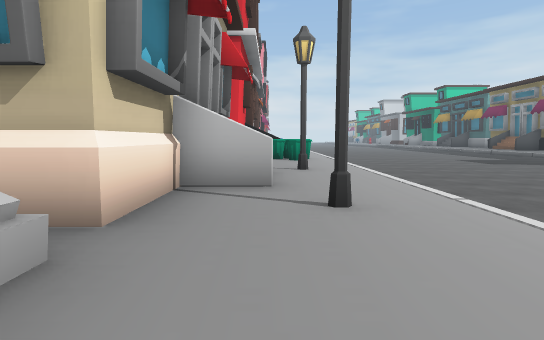
view 1 (above)

24 first-person views from a walk through a Unity game level. The camera is 1.4 m above the floor, tilts 6° down and sees 85° across. The floor is counted in squares, 2 m on a side. Each view is taken from the middle of a square. On the plan, view 1 faces up. The plan holds only what a view shows up to about 10 squares ahead; the rest is blank. The place goes on beyond the plan. Some animated figures are left out. Some surface patterns are stand-ins.

view 2
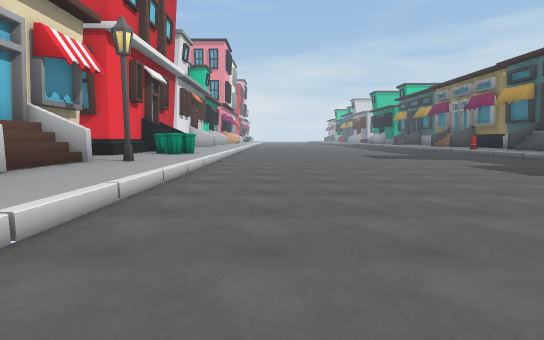

view 3
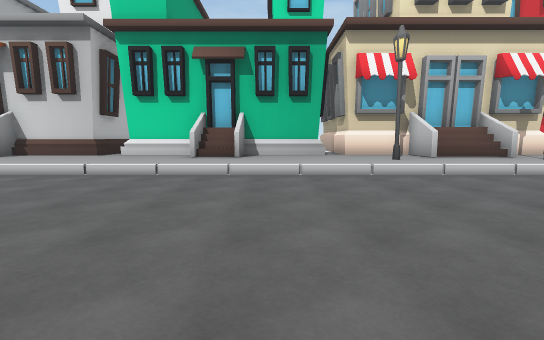

view 4
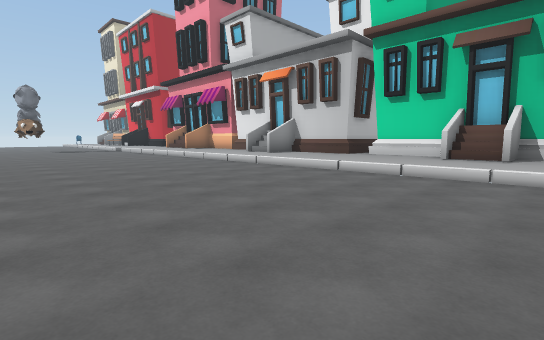

view 5
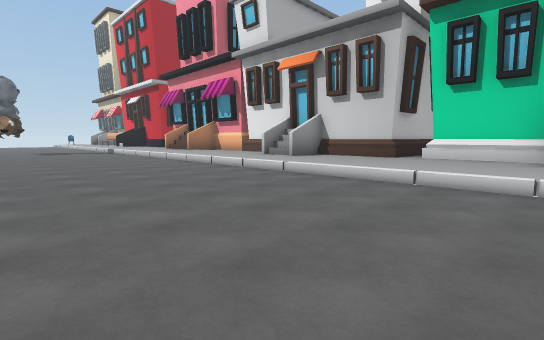

view 6
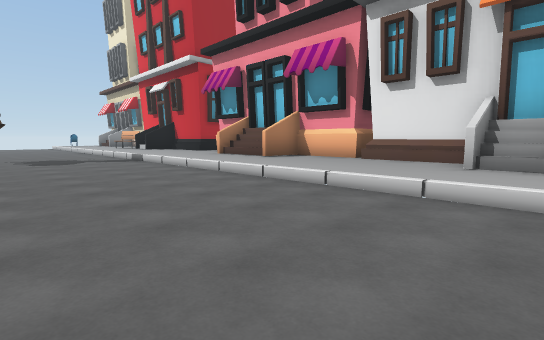

view 7
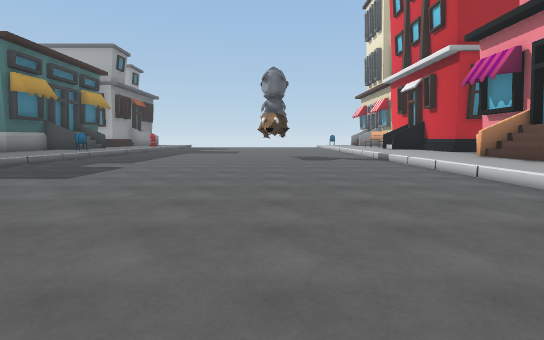

view 8
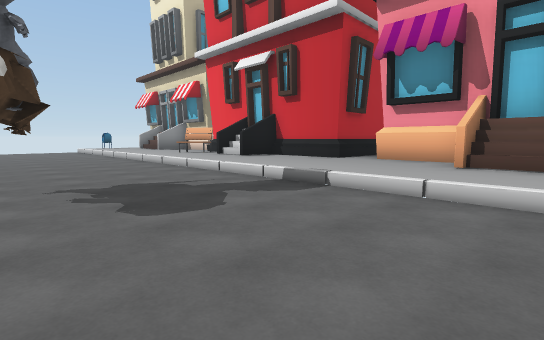

view 9
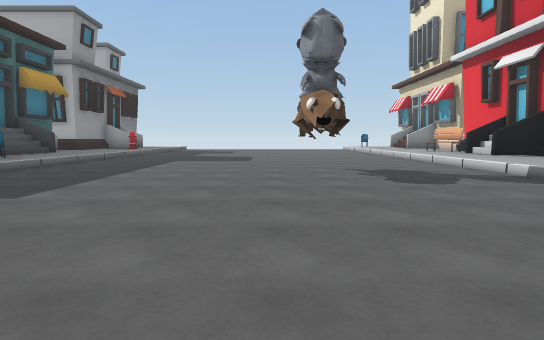

view 10
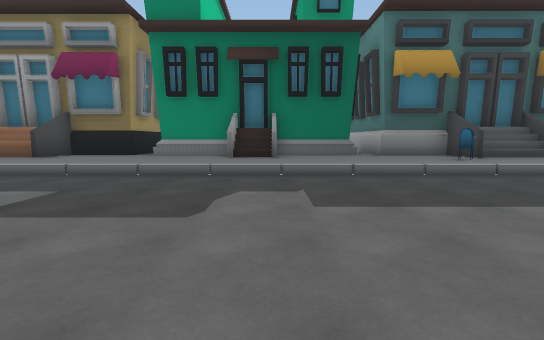

view 11
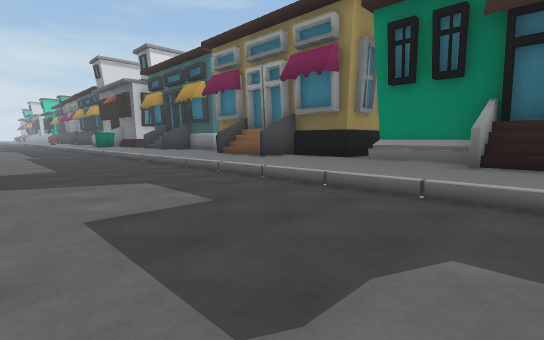

view 12
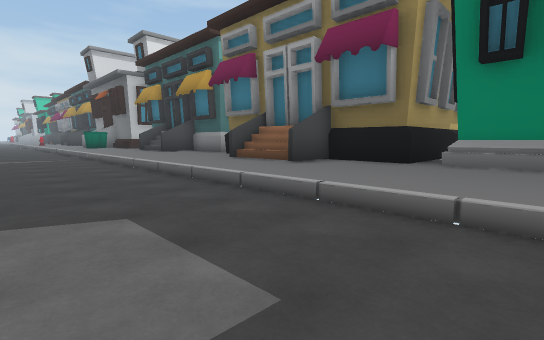

view 13
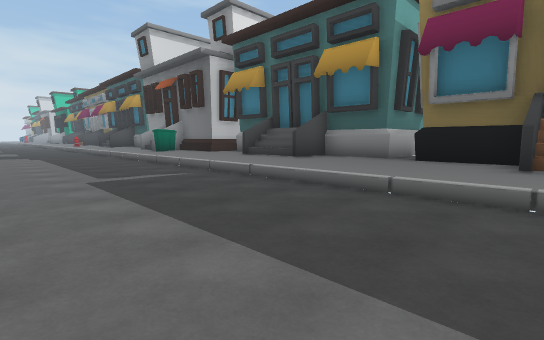

view 14
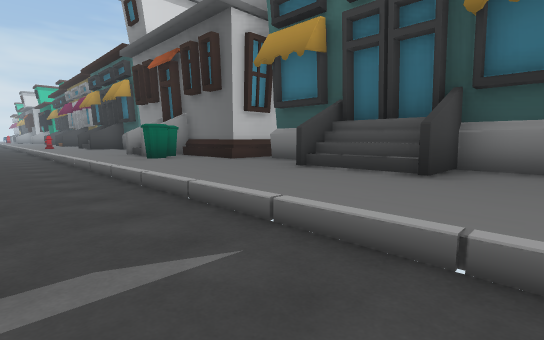

view 15
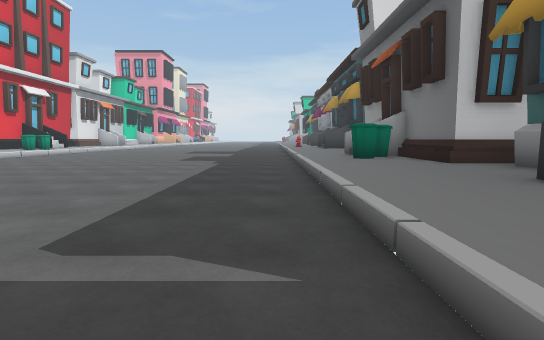

view 16
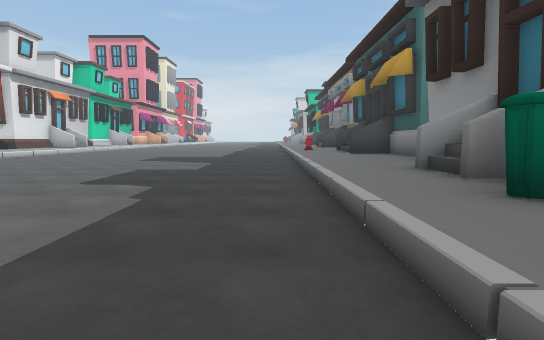

view 17
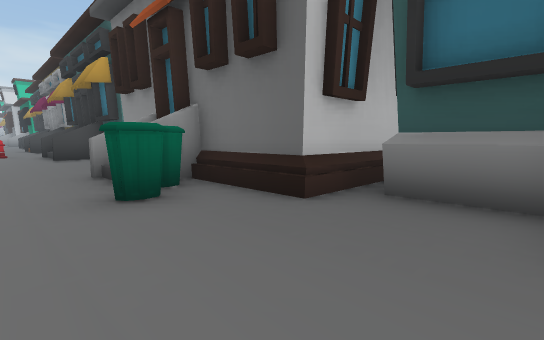

view 18
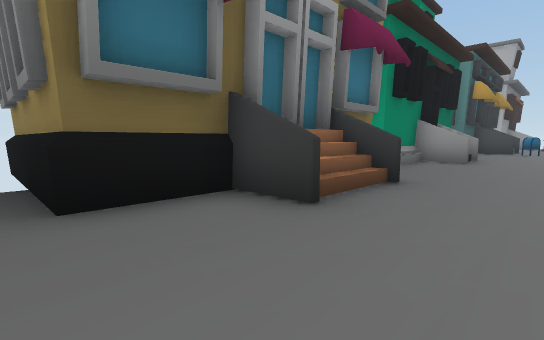

view 19
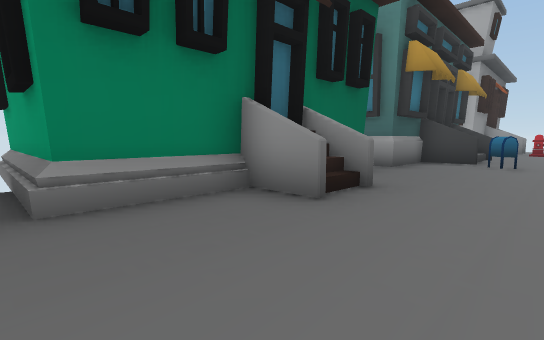

view 20
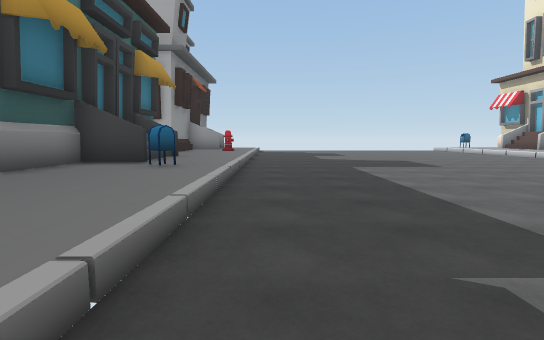

view 21
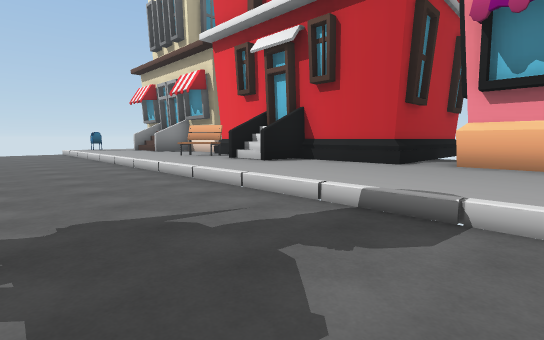

view 22
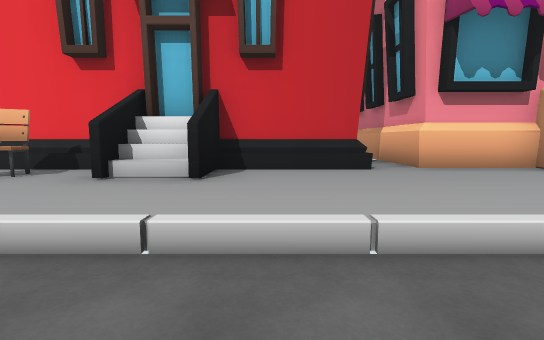

view 23
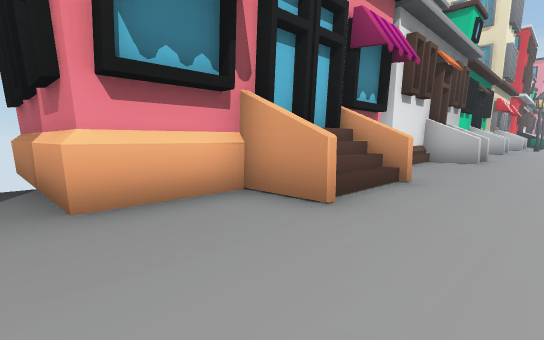

view 24
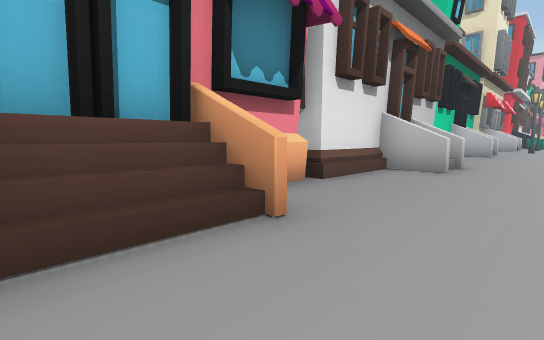

### Floor plan
Key: @ floor where view 1 was taken; # wall or solid block; . main floor; : floor 0.5 m higher than the main floor; / step, stairs or slope; ^ raised ledge; B bin; U building; L lamp; E bench; O other object.
Columns run from 6 left of view 1 to 21 right of it. Each row starts with its distance up from view 1.
 11           .........::U#
 10      #:B:..........:::#
  9      ::::..........::::
  8     #::::..........:::#
  7      UUL:..........:::#
  6      U/::..........::U#
  5     ^ /::..........::/#
  4     #:U::..........:BB#
  3     #::L:..........:::#
  2     :::::..........:::::
  1     #::::..........::::#
  0     #:@::..........::::#
 -1      UU::..........::: #
 -2      UU::..........:::/#
 -3     #::::..........::::#
 -4     #::::..........::::#
 -5   U :::::..........::::::U
 -6   U##/:::..........::::##UUU
 -7      /:::..........::UU
 -8      UU::..........::/U
 -9      UU::..........::/
-10      /:::..........::U:
-11     #/:::..........::::
-12     #::::..........::::::UU
-13      ::::..........::::##UUU
-14      UU::..........::::#
-15      U/::..........::UU#
-16      UU::..........::UU#
-17      ::::..........::::#
-18 UUU##::::..........::::#
-19  UU::::::..........:::::
-20 UUU###:::...O......:::##
-21      #:::..........:OU#
-22      #U::..........::/U
-23      #U::..........::UU
-24      #E::..........:::#

Positions as (right, up) in squares from view 1, and headings:
1: (0, 0), facing up
2: (4, 0), facing up
3: (8, 0), facing left
4: (8, 0), facing down-left
5: (7, -2), facing down-left
6: (6, -8), facing down-left
7: (6, -8), facing down
8: (6, -15), facing down-left
9: (7, -13), facing down
10: (7, -16), facing right
11: (9, -16), facing up-right
12: (10, -14), facing up-right
13: (9, -8), facing up-right
14: (11, -4), facing up-right
15: (12, -4), facing up
16: (12, 1), facing up
17: (13, 0), facing up-right
18: (13, -5), facing down-right
19: (13, -12), facing down-right
20: (12, -15), facing down
21: (5, -17), facing down-left
22: (4, -21), facing left
23: (2, -19), facing up-left
24: (2, -16), facing up-left
